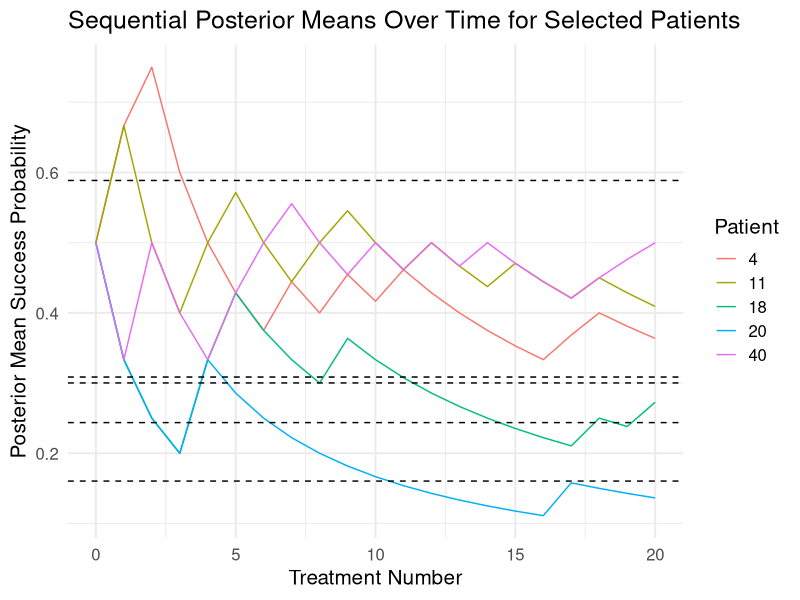
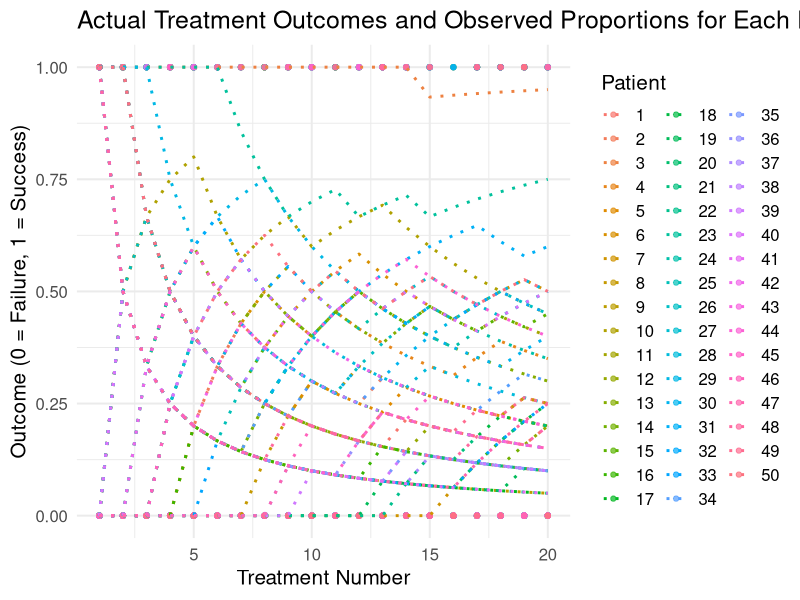
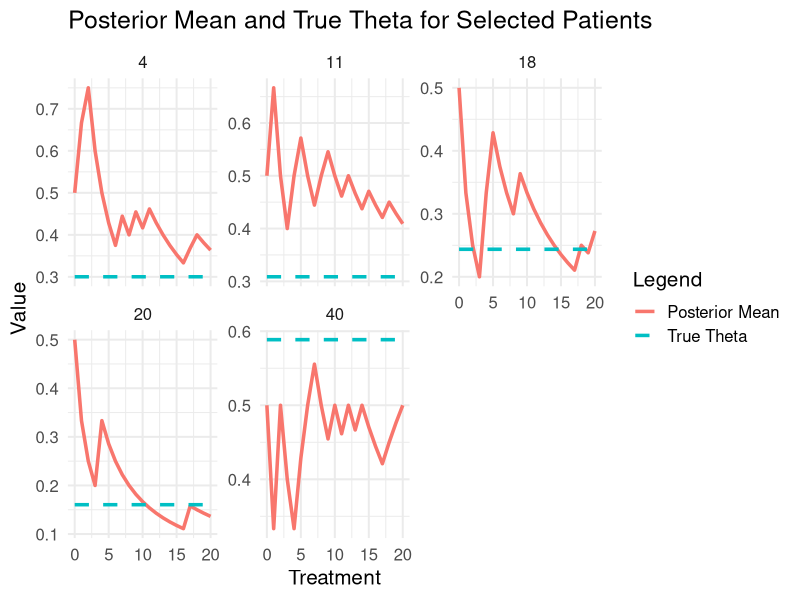
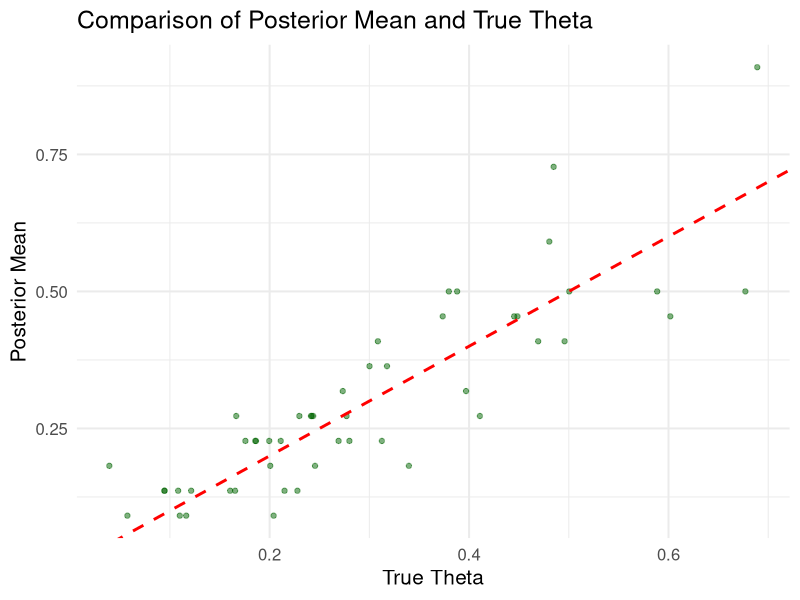

These charts were generated, in order, by the following R code:

# Load necessary libraries
library(MCMCpack)  # For Beta distribution functions
library(ggplot2)   # For plotting
library(dplyr)     # For data manipulation
library(tidyr)     # For data reshaping

# Function to simulate treatment outcomes
simulate_treatment_outcomes <- function(theta, n_treatments) {
  rbinom(n_treatments, 1, theta)
}

# Function to perform Bayesian updating sequentially
bayesian_update_sequential <- function(success, n_treatments, alpha_prior, beta_prior) {
  alpha_post <- numeric(n_treatments + 1)
  beta_post <- numeric(n_treatments + 1)
  posterior_mean <- numeric(n_treatments + 1)

  alpha_post[1] <- alpha_prior
  beta_post[1] <- beta_prior
  posterior_mean[1] <- alpha_post[1] / (alpha_post[1] + beta_post[1])

  for (t in 1:n_treatments) {
    alpha_post[t + 1] <- alpha_post[t] + success[t]
    beta_post[t + 1] <- beta_post[t] + 1 - success[t]
    posterior_mean[t + 1] <- alpha_post[t + 1] / (alpha_post[t + 1] + beta_post[t + 1])
  }

  return(data.frame(Treatment = 0:n_treatments, Alpha = alpha_post, Beta = beta_post, Posterior_Mean = posterior_mean))
}

# Simulate a dataset
set.seed(123)
n_patients <- 50
n_treatments <- 20
true_theta <- rbeta(n_patients, 2, 5)  # True success probabilities for each patient
treatment_outcomes <- t(sapply(true_theta, simulate_treatment_outcomes, n_treatments = n_treatments))

# Initialize prior parameters for Beta distribution
alpha_0 <- 1
beta_0 <- 1

# Apply Bayesian updating sequentially for each patient
sequential_posterior_data <- lapply(1:n_patients, function(i) {
  bayesian_update_sequential(treatment_outcomes[i, ], n_treatments, alpha_0, beta_0) %>%
    mutate(Patient = i, True_Theta = true_theta[i])
})

# Combine into a single data frame
df_posterior <- bind_rows(sequential_posterior_data)

# Plot the posterior means over time for a subset of patients
patients_to_plot <- sample(unique(df_posterior$Patient), 5)  # Randomly select 5 patients for visualization
plot_data <- df_posterior %>%
  filter(Patient %in% patients_to_plot)

plot_sequential <- ggplot(plot_data, aes(x = Treatment, y = Posterior_Mean, color = factor(Patient))) +
  geom_line() +
  geom_hline(aes(yintercept = True_Theta), linetype = "dashed") +
  labs(title = "Sequential Posterior Means Over Time for Selected Patients",
       x = "Treatment Number",
       y = "Posterior Mean Success Probability",
       color = "Patient") +
  theme_minimal(base_size = 15)

ggsave("sequential_posterior_means_example.png", plot = plot_sequential, width = 10, height = 8)

# Summary statistics for the final posterior means
summary_fit <- df_posterior %>%
  filter(Treatment == n_treatments) %>%
  summarize(
    Mean_True_Theta = mean(True_Theta),
    Mean_Posterior_Mean = mean(Posterior_Mean),
    SD_Posterior_Mean = sd(Posterior_Mean)
  )

write.csv(summary_fit, "summary_fit_sequential_example.csv", row.names = FALSE)
print(summary_fit)

# Create data frame for posterior parameters
df_outcomes <- as.data.frame(treatment_outcomes)
df_outcomes <- df_outcomes %>%
  mutate(Patient = row_number()) %>%
  pivot_longer(-Patient, names_to = "Treatment", values_to = "Outcome") %>%
  mutate(Treatment = as.numeric(gsub("V", "", Treatment)))

# Calculate observed proportions
df_outcomes <- df_outcomes %>%
  group_by(Patient) %>%
  mutate(Cumulative_Success = cumsum(Outcome),
         Observed_Proportion = Cumulative_Success / Treatment)

# Plot actual dataset outcomes with proportions
plot_actual_data <- ggplot(df_outcomes, aes(x = Treatment, y = Outcome, group = Patient, color = factor(Patient))) +
  geom_point(alpha = 0.7) +
  geom_line(aes(y = Observed_Proportion), linetype = "dotted", size = 1) +
  labs(title = "Actual Treatment Outcomes and Observed Proportions for Each Patient",
       x = "Treatment Number",
       y = "Outcome (0 = Failure, 1 = Success)",
       color = "Patient") +
  theme_minimal(base_size = 15)
ggsave("actual_data_example.png", plot = plot_actual_data, width = 10, height = 8)

# Plot posterior mean and true theta for the first few patients
df_subset <- df_posterior %>% filter(Patient %in% patients_to_plot)

plot_posterior <- ggplot(df_subset, aes(x = Treatment)) +
  geom_line(aes(y = Posterior_Mean, color = "Posterior Mean"), size = 1.2) +
  geom_line(aes(y = True_Theta, color = "True Theta"), linetype = "dashed", size = 1.2) +
  facet_wrap(~ Patient, scales = "free_y") +
  labs(title = "Posterior Mean and True Theta for Selected Patients",
       y = "Value",
       color = "Legend") +
  theme_minimal(base_size = 15)
ggsave("posterior_mean_true_theta_example.png", plot = plot_posterior, width = 10, height = 8)

# Plot overall distribution of posterior means vs true theta for the last treatment
df_final <- df_posterior %>% filter(Treatment == n_treatments)

plot_comparison <- ggplot(df_final, aes(x = True_Theta, y = Posterior_Mean)) +
  geom_point(alpha = 0.5, color = "darkgreen") +
  geom_abline(slope = 1, intercept = 0, linetype = "dashed", color = "red", size = 1) +
  labs(title = "Comparison of Posterior Mean and True Theta",
       x = "True Theta",
       y = "Posterior Mean") +
  theme_minimal(base_size = 15)
ggsave("comparison_posterior_true_theta_example.png", plot = plot_comparison, width = 10, height = 8)

# Create and save summary table for the first few patients
summary_table <- df_posterior %>%
  filter(Patient %in% patients_to_plot, Treatment == n_treatments) %>%
  select(Patient, Alpha, Beta, True_Theta, Posterior_Mean)
write.csv(summary_table, "summary_table_example.csv", row.names = FALSE)

# Reliability Checking: Calculate mean squared error (MSE) between posterior mean and true theta
mse_results <- data.frame(Dataset = 1, MSE = mean((df_final$Posterior_Mean - df_final$True_Theta)^2))

print(mse_results)
write.csv(mse_results, "mse_results_example.csv", row.names = FALSE)
